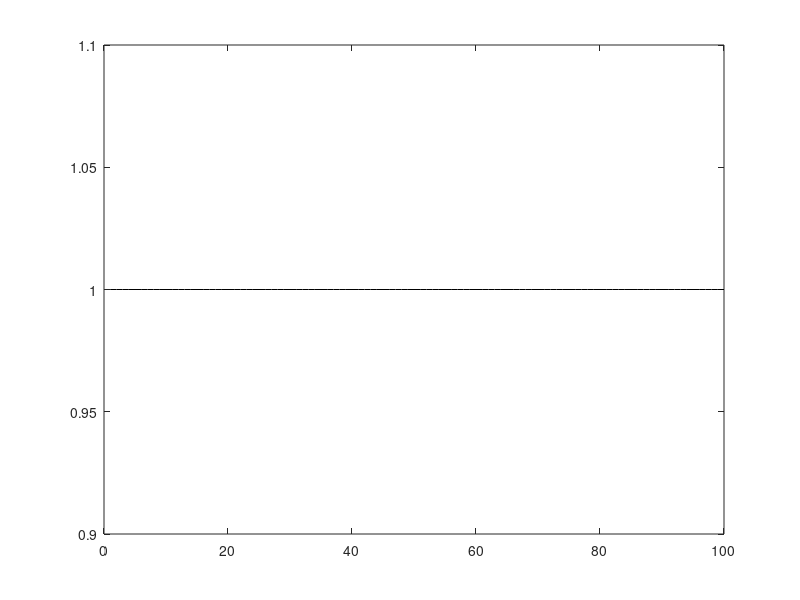

This chart was generated by the following MATLAB code: (Note: this script raises an error after producing the figure.)
%% Finding out when grad clean is small

%% Fix probability 
q = 0.01;
N = 1:100;

%% Plot different solutions for this q
figure()
plot(N,ones(numel(N),1),'k','DisplayName','\kappa=1');
hold on
for q = [0.01,0.1]
    for k = [-1,0]
        plot(N,-lambertw(k,-q.^(1./N)*exp(-1)),'DisplayName',strcat('q=',num2str(q),'k=',num2str(k)));
    end
end
xlabel('n(1-p)');
ylabel('\kappa');
legend('show')